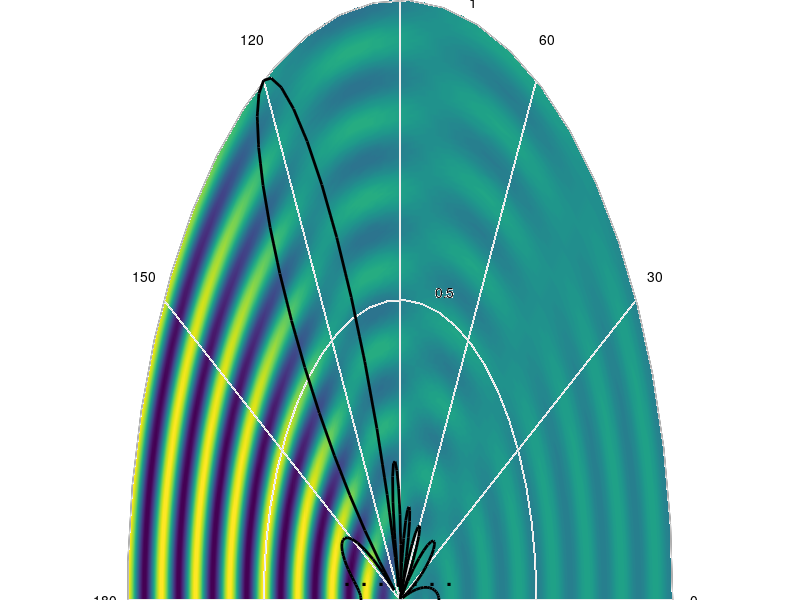

This figure's MATLAB source:
clear all; clc;
%% Simulation parameters
freq = 1e9; % Hz
c = 3e8; % free space speed
lambda = c/freq;
T = 1/freq;
omega = 2*pi*freq;
k = 2*pi/lambda;
az = 7; % Number of array elements
Ns = 30; % Number of samples per wavelength
ds = lambda/Ns; % Spatial Discretization
Nt = 35; % Number of time samples per period
dt = T/Nt; % Temporal discretization
t = 0:dt:(1*T); % Increase the number of periods here for longer simulations
R = (0*lambda):ds:(8*lambda);
Ntheta = 240; % Number of angular discretization
dtheta = 2*pi/Ntheta;
theta = 0:dtheta:(2*pi);

% CHANGE HERE FOR PART 1A (i)
deltaAll = [0, pi/6, pi/3, pi/2]; % 0°, 30°, 60°, 90°
% ORIGINAL
%deltaAll=0:dtheta:2*pi;

%% Generate Domain
x=R.'*cos(theta);
y=R.'*sin(theta);
%% Output properties
teal = [ 0 0.5 0.5]; % maps for unconventional coloring
origBrownColor=[114/256 70/256 43/256];
%% Animate
for ps=1:length(deltaAll) % Sweep through angles

 delta=deltaAll(ps);

 % for it=1:length(t) % Sweep through time
 for it=1:1 % For t=0

     % --- d=lambda/2 --------------------
     % CHANGE HERE FOR PART 1A (ii)
     d = lambda/4;
     % ORIGINAL
     %d = lambda/2

     %=== Update the distances below when adding/removing array elements===
     r1y=0; r1x=-3*d;
     r2y=0; r2x=-2*d;
     r3y=0; r3x=-d;
     r4y=0; r4x=0;
     r5y=0; r5x=d;
     r6y=0; r6x=2*d;
     r7y=0; r7x=3*d;
    
     %=== Update below when adding/removing array elements===
     for ix=1:length(R)
         for iy=1:length(theta)
             R1=sqrt( (x(ix,iy)-r1x)^2 + (y(ix,iy)-r1y)^2 );
             E1(ix,iy) = cos(omega * t(it) - k*R1 + delta*-3) ;
            
             R2=sqrt( (x(ix,iy)-r2x)^2 + (y(ix,iy)-r2y)^2 );
             E2(ix,iy) = cos(omega * t(it) - k*R2 + delta*-2) ;
            
             R3=sqrt( (x(ix,iy)-r3x)^2 + (y(ix,iy)-r3y)^2 );
             E3(ix,iy) = cos(omega * t(it) - k*R3 + delta*-1) ;
            
             R4=sqrt( (x(ix,iy)-r4x)^2 + (y(ix,iy)-r4y)^2 );
             E4(ix,iy) = cos(omega * t(it) - k*R4 + delta*0) ;
            
             R5=sqrt( (x(ix,iy)-r5x)^2 + (y(ix,iy)-r5y)^2 );
             E5(ix,iy) = cos(omega * t(it) - k*R5 + delta*1) ;
            
             R6=sqrt( (x(ix,iy)-r6x)^2 + (y(ix,iy)-r6y)^2 );
             E6(ix,iy) = cos(omega * t(it) - k*R6 + delta*2) ;
            
             R7=sqrt( (x(ix,iy)-r7x)^2 + (y(ix,iy)-r7y)^2 );
             E7(ix,iy) = cos(omega * t(it) - k*R7 + delta*3) ;
         end
     end
    
     E=E1+E2+E3+E4+E5+E6+E7;
     % -----------------------------------------------------------------
    
    
     % Array factor
     f1=figure (10); clf; set(gcf,'Color',[1 1 1]); Fs=10;
     sp1=subplot(1,2,1); set(gca,'FontSize',Fs);
     d = lambda/2;
     A = ones(1,az); % (Relative) Amplitude distribution for each array element
    
     Fa=zeros(1,length(theta));
     for i=0:(length(A)-1)
         temp = (A(i+1) * exp(-1i*i*delta + 1i*k*(i*d-((length(A)-1)/2)*d)*cos(theta)));
         Fa = Fa + temp;
     end
    
     Fa=abs(Fa);
     kk=polar(theta,-Fa/max(Fa)); hold on; axis off
    
     % Remove ticks from graph
     set(findall(gca,'String','210'),'String',' ')
     set(findall(gca,'String','240'),'String',' ')
     set(findall(gca,'String','270'),'String',' ')
     set(findall(gca,'String','300'),'String',' ')
     set(findall(gca,'String','330'),'String',' ')
    
    
     %%
     pcolor(x/max(max(x)),y/max(max(y)),E); shading interp;
     pbaspect([1 1 1]); %axis off;
     ylim([0 1])
    
     kk=polar(theta,-Fa/max(Fa),'k'); set(kk,'LineWidth',2); hold on;
     set(sp1,'Position',[0 0 1 1])
    
     xlabel('Antenna separation: d=\lambda/2','FontSize',Fs+2,'FontName','Century Gothic')
     angleDeg = floor(delta/pi*180);
     textStr = ['{\bf Relative phase difference: \delta = ' num2str(angleDeg) '°}'];
     text(-0.85, 1.15, textStr, 'FontSize', Fs+2, 'Color', teal, 'FontName', 'Century Gothic');
    
    
     % Array locations (For visualization)
     %=== Update the text(...) commands below when adding/removing array elements===
     yoffset=0.04;
     xloc=-0.02; yloc=0.067;
     text(xloc,yloc-yoffset,1,'.','FontSize',Fs+12)
     text(d/max(max(x))+xloc,yloc-yoffset,1,'.','FontSize',Fs+12)
     text(2*d/max(max(x))+xloc,yloc-yoffset,1,'.','FontSize',Fs+12)
     text(3*d/max(max(x))+xloc,yloc-yoffset,1,'.','FontSize',Fs+12)
     text(-d/max(max(x))+xloc,yloc-yoffset,1,'.','FontSize',Fs+12)
     text(-2*d/max(max(x))+xloc,yloc-yoffset,1,'.','FontSize',Fs+12)
     text(-3*d/max(max(x))+xloc,yloc-yoffset,1,'.','FontSize',Fs+12)

 end

end